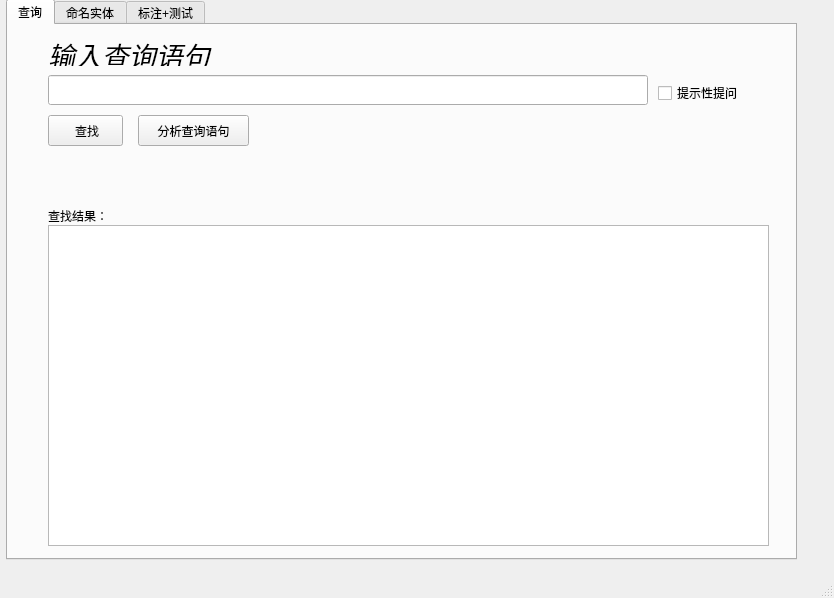
<?xml version="1.0" encoding="UTF-8"?>
<ui version="4.0">
 <class>MainWindow</class>
 <widget class="QMainWindow" name="MainWindow">
  <property name="geometry">
   <rect>
    <x>0</x>
    <y>0</y>
    <width>834</width>
    <height>598</height>
   </rect>
  </property>
  <property name="focusPolicy">
   <enum>Qt::StrongFocus</enum>
  </property>
  <property name="windowTitle">
   <string>医学文献内容检索系统v1.0</string>
  </property>
  <widget class="QWidget" name="centralwidget">
   <widget class="QTabWidget" name="tabWidget1">
    <property name="enabled">
     <bool>true</bool>
    </property>
    <property name="geometry">
     <rect>
      <x>6</x>
      <y>-1</y>
      <width>791</width>
      <height>561</height>
     </rect>
    </property>
    <property name="focusPolicy">
     <enum>Qt::NoFocus</enum>
    </property>
    <property name="styleSheet">
     <string notr="true">font: 75 italic 12pt &quot;Agency FB&quot;;</string>
    </property>
    <property name="currentIndex">
     <number>0</number>
    </property>
    <widget class="QWidget" name="tab_1">
     <attribute name="title">
      <string>查询</string>
     </attribute>
     <widget class="QLineEdit" name="lineEdit1">
      <property name="geometry">
       <rect>
        <x>40</x>
        <y>50</y>
        <width>600</width>
        <height>30</height>
       </rect>
      </property>
     </widget>
     <widget class="QLabel" name="label1">
      <property name="geometry">
       <rect>
        <x>40</x>
        <y>10</y>
        <width>171</width>
        <height>31</height>
       </rect>
      </property>
      <property name="text">
       <string>&lt;html&gt;&lt;head/&gt;&lt;body&gt;&lt;p&gt;&lt;span style=&quot; font-size:20pt; font-style:italic;&quot;&gt;输入查询语句&lt;/span&gt;&lt;/p&gt;&lt;/body&gt;&lt;/html&gt;</string>
      </property>
     </widget>
     <widget class="QPushButton" name="pushButton1">
      <property name="geometry">
       <rect>
        <x>130</x>
        <y>90</y>
        <width>111</width>
        <height>31</height>
       </rect>
      </property>
      <property name="styleSheet">
       <string notr="true">font: 75 italic 12pt &quot;Agency FB&quot;;</string>
      </property>
      <property name="text">
       <string>分析查询语句</string>
      </property>
     </widget>
     <widget class="QTextEdit" name="textEdit1">
      <property name="geometry">
       <rect>
        <x>40</x>
        <y>200</y>
        <width>721</width>
        <height>321</height>
       </rect>
      </property>
      <property name="styleSheet">
       <string notr="true">font: 12pt &quot;Agency FB&quot;;</string>
      </property>
      <property name="readOnly">
       <bool>true</bool>
      </property>
     </widget>
     <widget class="QPushButton" name="pushButton3">
      <property name="geometry">
       <rect>
        <x>40</x>
        <y>90</y>
        <width>75</width>
        <height>31</height>
       </rect>
      </property>
      <property name="text">
       <string> 查找</string>
      </property>
     </widget>
     <widget class="QCheckBox" name="checkBox1">
      <property name="enabled">
       <bool>true</bool>
      </property>
      <property name="geometry">
       <rect>
        <x>650</x>
        <y>60</y>
        <width>101</width>
        <height>16</height>
       </rect>
      </property>
      <property name="focusPolicy">
       <enum>Qt::NoFocus</enum>
      </property>
      <property name="styleSheet">
       <string notr="true">font: 75 12pt &quot;Agency FB&quot;;</string>
      </property>
      <property name="text">
       <string>提示性提问</string>
      </property>
      <property name="checkable">
       <bool>true</bool>
      </property>
      <property name="checked">
       <bool>false</bool>
      </property>
     </widget>
     <widget class="QLabel" name="label3">
      <property name="geometry">
       <rect>
        <x>40</x>
        <y>130</y>
        <width>721</width>
        <height>31</height>
       </rect>
      </property>
      <property name="text">
       <string/>
      </property>
     </widget>
     <widget class="QLabel" name="label3_2">
      <property name="geometry">
       <rect>
        <x>40</x>
        <y>180</y>
        <width>81</width>
        <height>21</height>
       </rect>
      </property>
      <property name="text">
       <string>查找结果：</string>
      </property>
     </widget>
    </widget>
    <widget class="QWidget" name="tab_2">
     <attribute name="title">
      <string>命名实体</string>
     </attribute>
     <widget class="QTextEdit" name="textEdit2">
      <property name="geometry">
       <rect>
        <x>30</x>
        <y>130</y>
        <width>721</width>
        <height>321</height>
       </rect>
      </property>
      <property name="styleSheet">
       <string notr="true">font: 12pt &quot;Agency FB&quot;;</string>
      </property>
      <property name="readOnly">
       <bool>true</bool>
      </property>
     </widget>
     <widget class="QComboBox" name="comboBox1">
      <property name="geometry">
       <rect>
        <x>30</x>
        <y>70</y>
        <width>491</width>
        <height>31</height>
       </rect>
      </property>
     </widget>
     <widget class="QPushButton" name="pushButton2">
      <property name="geometry">
       <rect>
        <x>660</x>
        <y>70</y>
        <width>75</width>
        <height>31</height>
       </rect>
      </property>
      <property name="styleSheet">
       <string notr="true">font: 75 italic 12pt &quot;Agency FB&quot;;</string>
      </property>
      <property name="text">
       <string>高亮显示</string>
      </property>
     </widget>
     <widget class="QLabel" name="label2">
      <property name="geometry">
       <rect>
        <x>30</x>
        <y>21</y>
        <width>151</width>
        <height>31</height>
       </rect>
      </property>
      <property name="text">
       <string>&lt;html&gt;&lt;head/&gt;&lt;body&gt;&lt;p&gt;&lt;span style=&quot; font-size:20pt;&quot;&gt;选取文件：&lt;/span&gt;&lt;/p&gt;&lt;/body&gt;&lt;/html&gt;</string>
      </property>
     </widget>
     <widget class="QLabel" name="label">
      <property name="geometry">
       <rect>
        <x>40</x>
        <y>470</y>
        <width>111</width>
        <height>21</height>
       </rect>
      </property>
      <property name="text">
       <string>提示颜色信息：</string>
      </property>
     </widget>
     <widget class="QLabel" name="label_2">
      <property name="geometry">
       <rect>
        <x>250</x>
        <y>470</y>
        <width>41</width>
        <height>21</height>
       </rect>
      </property>
      <property name="styleSheet">
       <string notr="true">background-color: rgb(255, 0, 0);</string>
      </property>
      <property name="text">
       <string>疾病</string>
      </property>
     </widget>
     <widget class="QLabel" name="label_3">
      <property name="geometry">
       <rect>
        <x>170</x>
        <y>470</y>
        <width>41</width>
        <height>21</height>
       </rect>
      </property>
      <property name="styleSheet">
       <string notr="true">background-color: rgb(0, 255, 0);</string>
      </property>
      <property name="text">
       <string>药物</string>
      </property>
     </widget>
     <widget class="QLabel" name="label_4">
      <property name="geometry">
       <rect>
        <x>320</x>
        <y>470</y>
        <width>41</width>
        <height>21</height>
       </rect>
      </property>
      <property name="styleSheet">
       <string notr="true">background-color: rgb(255, 255, 0);</string>
      </property>
      <property name="text">
       <string>症状</string>
      </property>
     </widget>
     <widget class="QLabel" name="label_5">
      <property name="geometry">
       <rect>
        <x>390</x>
        <y>470</y>
        <width>81</width>
        <height>21</height>
       </rect>
      </property>
      <property name="styleSheet">
       <string notr="true">background-color: rgb(143, 143, 143);</string>
      </property>
      <property name="text">
       <string>手术和检查</string>
      </property>
     </widget>
     <widget class="QPushButton" name="pushButton">
      <property name="geometry">
       <rect>
        <x>560</x>
        <y>70</y>
        <width>75</width>
        <height>31</height>
       </rect>
      </property>
      <property name="text">
       <string>标注数据</string>
      </property>
     </widget>
     <widget class="QLabel" name="label_6">
      <property name="geometry">
       <rect>
        <x>20</x>
        <y>500</y>
        <width>131</width>
        <height>21</height>
       </rect>
      </property>
      <property name="text">
       <string>文献中实体个数：</string>
      </property>
     </widget>
     <widget class="QLabel" name="label_7">
      <property name="geometry">
       <rect>
        <x>160</x>
        <y>500</y>
        <width>71</width>
        <height>20</height>
       </rect>
      </property>
      <property name="text">
       <string/>
      </property>
     </widget>
     <widget class="QLabel" name="label_8">
      <property name="geometry">
       <rect>
        <x>240</x>
        <y>500</y>
        <width>61</width>
        <height>21</height>
       </rect>
      </property>
      <property name="text">
       <string/>
      </property>
     </widget>
     <widget class="QLabel" name="label_9">
      <property name="geometry">
       <rect>
        <x>313</x>
        <y>500</y>
        <width>61</width>
        <height>21</height>
       </rect>
      </property>
      <property name="text">
       <string/>
      </property>
     </widget>
     <widget class="QLabel" name="label_10">
      <property name="geometry">
       <rect>
        <x>393</x>
        <y>500</y>
        <width>71</width>
        <height>20</height>
       </rect>
      </property>
      <property name="text">
       <string/>
      </property>
     </widget>
    </widget>
    <widget class="QWidget" name="tab">
     <attribute name="title">
      <string>标注+测试</string>
     </attribute>
     <widget class="QTextEdit" name="textEdit">
      <property name="geometry">
       <rect>
        <x>20</x>
        <y>80</y>
        <width>741</width>
        <height>331</height>
       </rect>
      </property>
      <property name="styleSheet">
       <string notr="true">font: 12pt &quot;Agency FB&quot;;</string>
      </property>
     </widget>
     <widget class="QPushButton" name="pushButton_2">
      <property name="geometry">
       <rect>
        <x>20</x>
        <y>10</y>
        <width>75</width>
        <height>31</height>
       </rect>
      </property>
      <property name="text">
       <string>载入文件</string>
      </property>
     </widget>
     <widget class="QLineEdit" name="lineEdit">
      <property name="geometry">
       <rect>
        <x>120</x>
        <y>10</y>
        <width>451</width>
        <height>31</height>
       </rect>
      </property>
     </widget>
     <widget class="QPushButton" name="pushButton_3">
      <property name="geometry">
       <rect>
        <x>30</x>
        <y>420</y>
        <width>75</width>
        <height>31</height>
       </rect>
      </property>
      <property name="text">
       <string>计算结果</string>
      </property>
     </widget>
     <widget class="QLabel" name="label_11">
      <property name="geometry">
       <rect>
        <x>30</x>
        <y>460</y>
        <width>711</width>
        <height>21</height>
       </rect>
      </property>
      <property name="text">
       <string>测试结果：    P                    R                    F                    n_recall                    n_gold                    n_pred</string>
      </property>
     </widget>
     <widget class="QLabel" name="label_12">
      <property name="geometry">
       <rect>
        <x>100</x>
        <y>490</y>
        <width>54</width>
        <height>12</height>
       </rect>
      </property>
      <property name="text">
       <string/>
      </property>
     </widget>
     <widget class="QLabel" name="label_13">
      <property name="geometry">
       <rect>
        <x>170</x>
        <y>490</y>
        <width>54</width>
        <height>12</height>
       </rect>
      </property>
      <property name="text">
       <string/>
      </property>
     </widget>
     <widget class="QLabel" name="label_14">
      <property name="geometry">
       <rect>
        <x>230</x>
        <y>490</y>
        <width>54</width>
        <height>12</height>
       </rect>
      </property>
      <property name="text">
       <string/>
      </property>
     </widget>
     <widget class="QPushButton" name="pushButton_4">
      <property name="geometry">
       <rect>
        <x>640</x>
        <y>30</y>
        <width>111</width>
        <height>31</height>
       </rect>
      </property>
      <property name="text">
       <string>保存修改文件</string>
      </property>
     </widget>
     <widget class="QPushButton" name="pushButton_5">
      <property name="geometry">
       <rect>
        <x>390</x>
        <y>420</y>
        <width>51</width>
        <height>23</height>
       </rect>
      </property>
      <property name="text">
       <string>&lt;MED&gt;</string>
      </property>
     </widget>
     <widget class="QPushButton" name="pushButton_6">
      <property name="geometry">
       <rect>
        <x>460</x>
        <y>420</y>
        <width>51</width>
        <height>23</height>
       </rect>
      </property>
      <property name="text">
       <string>&lt;DIS&gt;</string>
      </property>
     </widget>
     <widget class="QPushButton" name="pushButton_7">
      <property name="geometry">
       <rect>
        <x>530</x>
        <y>420</y>
        <width>51</width>
        <height>23</height>
       </rect>
      </property>
      <property name="text">
       <string>&lt;SYM&gt;</string>
      </property>
     </widget>
     <widget class="QPushButton" name="pushButton_8">
      <property name="geometry">
       <rect>
        <x>670</x>
        <y>420</y>
        <width>75</width>
        <height>23</height>
       </rect>
      </property>
      <property name="text">
       <string>CLEAR</string>
      </property>
     </widget>
     <widget class="QPushButton" name="pushButton_9">
      <property name="geometry">
       <rect>
        <x>600</x>
        <y>420</y>
        <width>51</width>
        <height>23</height>
       </rect>
      </property>
      <property name="text">
       <string>&lt;TRE&gt;</string>
      </property>
     </widget>
     <widget class="QCheckBox" name="checkBox">
      <property name="geometry">
       <rect>
        <x>120</x>
        <y>50</y>
        <width>131</width>
        <height>16</height>
       </rect>
      </property>
      <property name="styleSheet">
       <string notr="true">font: 10pt &quot;Agency FB&quot;;</string>
      </property>
      <property name="text">
       <string>命名实体预处理</string>
      </property>
     </widget>
     <widget class="QLabel" name="label_15">
      <property name="geometry">
       <rect>
        <x>310</x>
        <y>490</y>
        <width>54</width>
        <height>12</height>
       </rect>
      </property>
      <property name="text">
       <string/>
      </property>
     </widget>
     <widget class="QLabel" name="label_16">
      <property name="geometry">
       <rect>
        <x>400</x>
        <y>490</y>
        <width>54</width>
        <height>12</height>
       </rect>
      </property>
      <property name="text">
       <string/>
      </property>
     </widget>
     <widget class="QLabel" name="label_17">
      <property name="geometry">
       <rect>
        <x>490</x>
        <y>490</y>
        <width>54</width>
        <height>12</height>
       </rect>
      </property>
      <property name="text">
       <string/>
      </property>
     </widget>
    </widget>
   </widget>
  </widget>
  <widget class="QMenuBar" name="menubar">
   <property name="geometry">
    <rect>
     <x>0</x>
     <y>0</y>
     <width>834</width>
     <height>23</height>
    </rect>
   </property>
  </widget>
  <widget class="QStatusBar" name="statusbar"/>
 </widget>
 <tabstops>
  <tabstop>pushButton1</tabstop>
  <tabstop>lineEdit1</tabstop>
  <tabstop>textEdit1</tabstop>
  <tabstop>tabWidget1</tabstop>
 </tabstops>
 <resources/>
 <connections>
  <connection>
   <sender>pushButton1</sender>
   <signal>clicked()</signal>
   <receiver>MainWindow</receiver>
   <slot>click_ok()</slot>
   <hints>
    <hint type="sourcelabel">
     <x>192</x>
     <y>171</y>
    </hint>
    <hint type="destinationlabel">
     <x>0</x>
     <y>154</y>
    </hint>
   </hints>
  </connection>
  <connection>
   <sender>pushButton3</sender>
   <signal>clicked()</signal>
   <receiver>MainWindow</receiver>
   <slot>click_search()</slot>
   <hints>
    <hint type="sourcelabel">
     <x>86</x>
     <y>161</y>
    </hint>
    <hint type="destinationlabel">
     <x>-38</x>
     <y>181</y>
    </hint>
   </hints>
  </connection>
  <connection>
   <sender>checkBox1</sender>
   <signal>stateChanged(int)</signal>
   <receiver>MainWindow</receiver>
   <slot>check_tips()</slot>
   <hints>
    <hint type="sourcelabel">
     <x>694</x>
     <y>119</y>
    </hint>
    <hint type="destinationlabel">
     <x>926</x>
     <y>154</y>
    </hint>
   </hints>
  </connection>
  <connection>
   <sender>comboBox1</sender>
   <signal>currentIndexChanged(QString)</signal>
   <receiver>MainWindow</receiver>
   <slot>comboBox_index_change()</slot>
   <hints>
    <hint type="sourcelabel">
     <x>119</x>
     <y>137</y>
    </hint>
    <hint type="destinationlabel">
     <x>-54</x>
     <y>200</y>
    </hint>
   </hints>
  </connection>
  <connection>
   <sender>pushButton2</sender>
   <signal>clicked()</signal>
   <receiver>MainWindow</receiver>
   <slot>click_file_load()</slot>
   <hints>
    <hint type="sourcelabel">
     <x>692</x>
     <y>130</y>
    </hint>
    <hint type="destinationlabel">
     <x>918</x>
     <y>135</y>
    </hint>
   </hints>
  </connection>
  <connection>
   <sender>pushButton</sender>
   <signal>clicked()</signal>
   <receiver>MainWindow</receiver>
   <slot>click_tag_data()</slot>
   <hints>
    <hint type="sourcelabel">
     <x>604</x>
     <y>130</y>
    </hint>
    <hint type="destinationlabel">
     <x>939</x>
     <y>83</y>
    </hint>
   </hints>
  </connection>
  <connection>
   <sender>pushButton_2</sender>
   <signal>clicked()</signal>
   <receiver>MainWindow</receiver>
   <slot>click_load_tag_file()</slot>
   <hints>
    <hint type="sourcelabel">
     <x>67</x>
     <y>77</y>
    </hint>
    <hint type="destinationlabel">
     <x>-188</x>
     <y>99</y>
    </hint>
   </hints>
  </connection>
  <connection>
   <sender>pushButton_4</sender>
   <signal>clicked()</signal>
   <receiver>MainWindow</receiver>
   <slot>click_save_chang()</slot>
   <hints>
    <hint type="sourcelabel">
     <x>705</x>
     <y>94</y>
    </hint>
    <hint type="destinationlabel">
     <x>893</x>
     <y>101</y>
    </hint>
   </hints>
  </connection>
  <connection>
   <sender>pushButton_3</sender>
   <signal>clicked()</signal>
   <receiver>MainWindow</receiver>
   <slot>click_cal_ret()</slot>
   <hints>
    <hint type="sourcelabel">
     <x>77</x>
     <y>501</y>
    </hint>
    <hint type="destinationlabel">
     <x>899</x>
     <y>487</y>
    </hint>
   </hints>
  </connection>
  <connection>
   <sender>pushButton_5</sender>
   <signal>clicked()</signal>
   <receiver>MainWindow</receiver>
   <slot>click_med()</slot>
   <hints>
    <hint type="sourcelabel">
     <x>441</x>
     <y>476</y>
    </hint>
    <hint type="destinationlabel">
     <x>-106</x>
     <y>404</y>
    </hint>
   </hints>
  </connection>
  <connection>
   <sender>pushButton_6</sender>
   <signal>clicked()</signal>
   <receiver>MainWindow</receiver>
   <slot>click_dis()</slot>
   <hints>
    <hint type="sourcelabel">
     <x>499</x>
     <y>477</y>
    </hint>
    <hint type="destinationlabel">
     <x>-45</x>
     <y>375</y>
    </hint>
   </hints>
  </connection>
  <connection>
   <sender>pushButton_7</sender>
   <signal>clicked()</signal>
   <receiver>MainWindow</receiver>
   <slot>click_sym()</slot>
   <hints>
    <hint type="sourcelabel">
     <x>571</x>
     <y>477</y>
    </hint>
    <hint type="destinationlabel">
     <x>-27</x>
     <y>338</y>
    </hint>
   </hints>
  </connection>
  <connection>
   <sender>pushButton_8</sender>
   <signal>clicked()</signal>
   <receiver>MainWindow</receiver>
   <slot>click_clear()</slot>
   <hints>
    <hint type="sourcelabel">
     <x>725</x>
     <y>472</y>
    </hint>
    <hint type="destinationlabel">
     <x>-58</x>
     <y>295</y>
    </hint>
   </hints>
  </connection>
  <connection>
   <sender>pushButton_9</sender>
   <signal>clicked()</signal>
   <receiver>MainWindow</receiver>
   <slot>click_tre()</slot>
   <hints>
    <hint type="sourcelabel">
     <x>631</x>
     <y>479</y>
    </hint>
    <hint type="destinationlabel">
     <x>-12</x>
     <y>258</y>
    </hint>
   </hints>
  </connection>
  <connection>
   <sender>checkBox</sender>
   <signal>stateChanged(int)</signal>
   <receiver>MainWindow</receiver>
   <slot>check_box_pretreat()</slot>
   <hints>
    <hint type="sourcelabel">
     <x>189</x>
     <y>103</y>
    </hint>
    <hint type="destinationlabel">
     <x>-123</x>
     <y>120</y>
    </hint>
   </hints>
  </connection>
 </connections>
 <slots>
  <slot>click_ok()</slot>
  <slot>click_file_load()</slot>
  <slot>click_search()</slot>
  <slot>check_tips()</slot>
  <slot>comboBox_index_change()</slot>
  <slot>click_tag_data()</slot>
  <slot>click_load_tag_file()</slot>
  <slot>click_save_chang()</slot>
  <slot>click_cal_ret()</slot>
  <slot>click_med()</slot>
  <slot>click_dis()</slot>
  <slot>click_sym()</slot>
  <slot>click_clear()</slot>
  <slot>click_tre()</slot>
  <slot>check_box_pretreat()</slot>
 </slots>
</ui>
